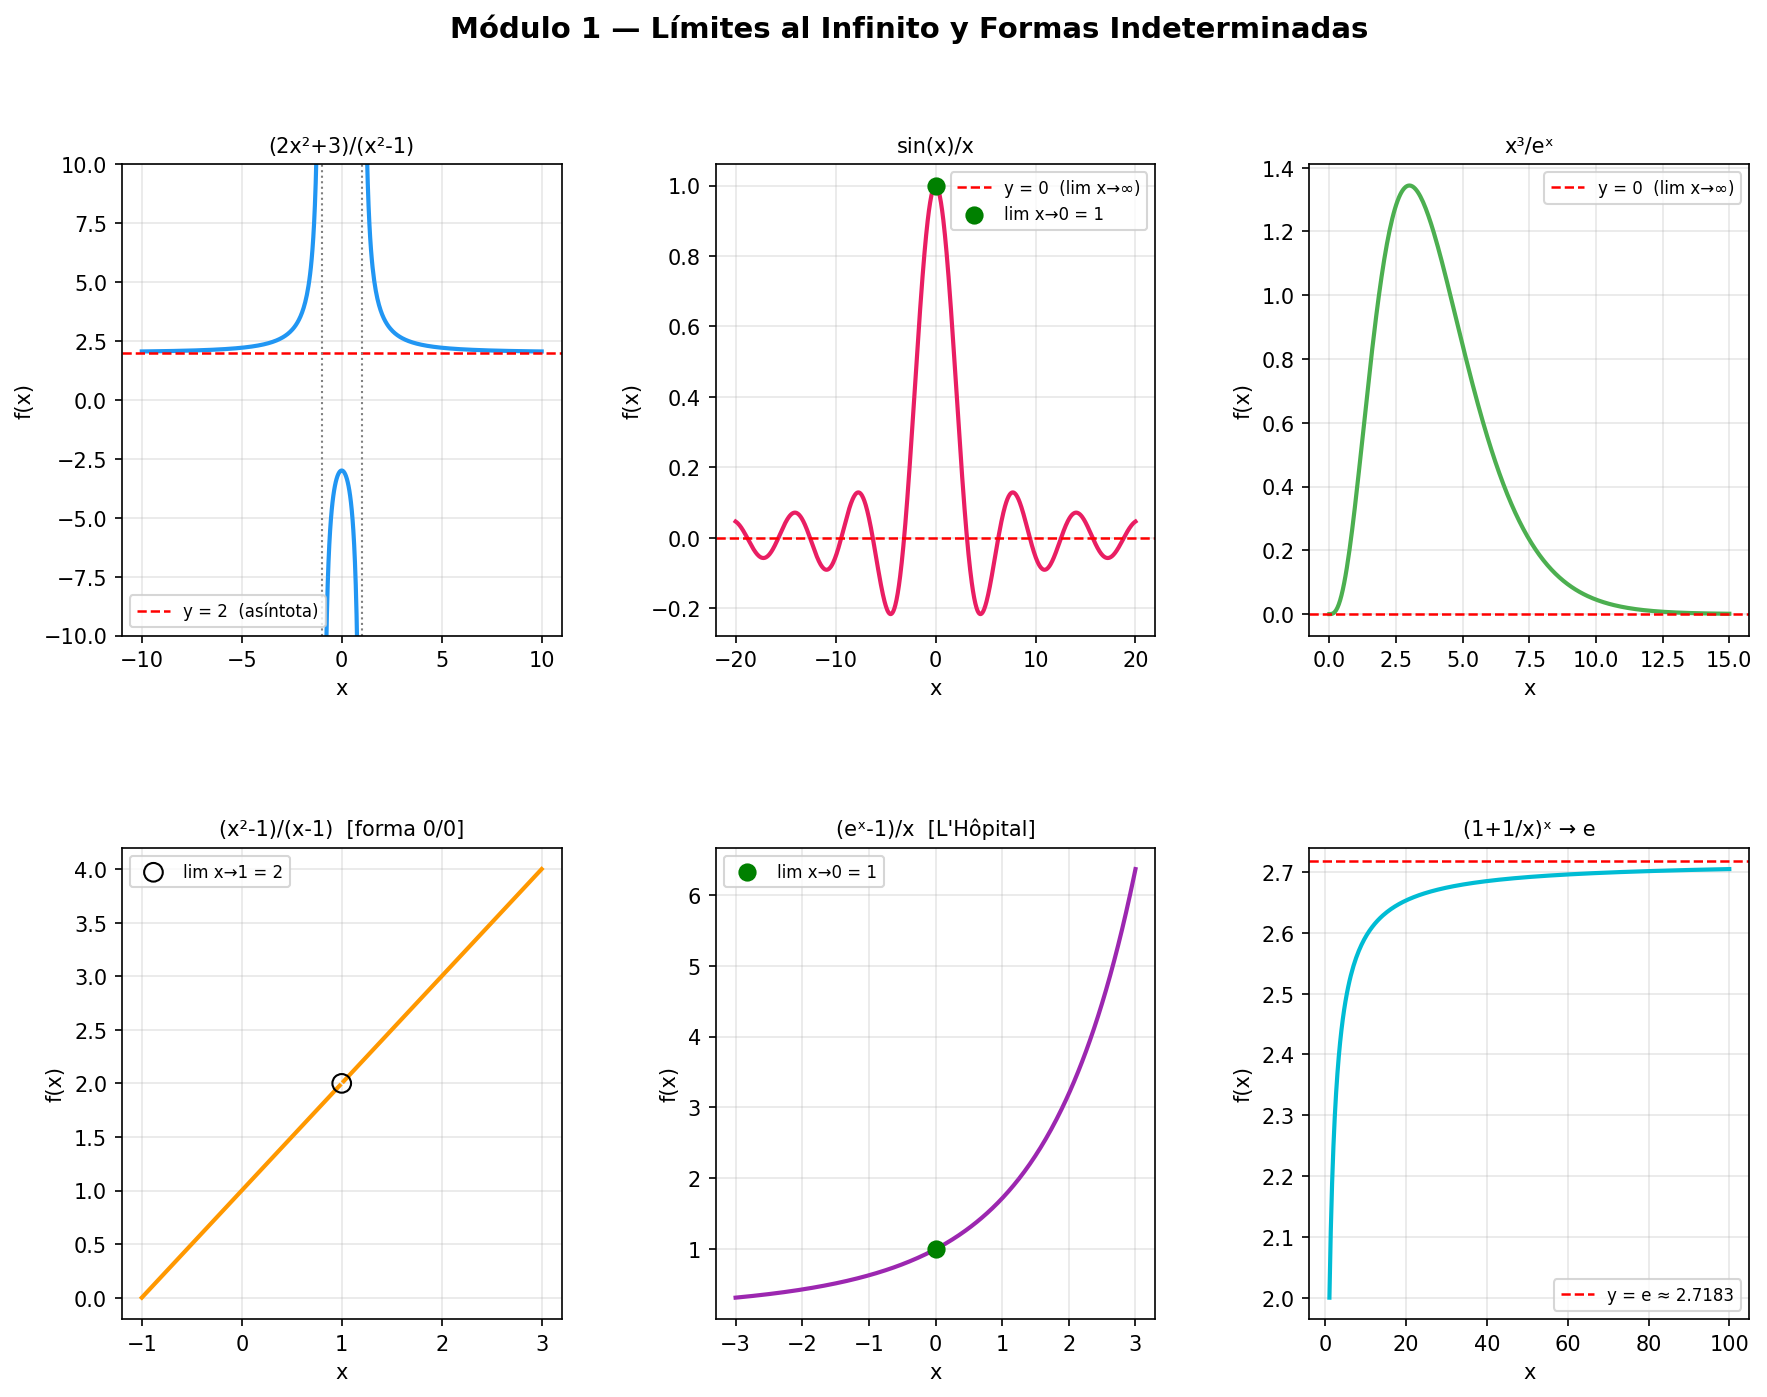

This chart was generated by the following Python code:
"""
Módulo 1 - Límites al Infinito y Formas Indeterminadas
FUN-05 Cálculo Diferencial e Integral | Universidad CENFOTEC

Temas cubiertos:
  - Límites cuando x → ±∞
  - Formas indeterminadas: 0/0, ∞/∞, 0·∞
  - Regla de L'Hôpital (introducción)
  - Asíntotas horizontales y verticales
"""

import numpy as np
import matplotlib.pyplot as plt
import matplotlib.gridspec as gridspec
from sympy import *

x = symbols('x')

# ─────────────────────────────────────────────────────────────
# SECCIÓN 1: Límites al infinito
# ─────────────────────────────────────────────────────────────
print("=" * 60)
print("  LÍMITES AL INFINITO")
print("=" * 60)

funciones_infinito = [
    (1/x,                   "1/x",                  "oo"),
    ((2*x**2 + 3) / (x**2 - 1), "(2x²+3)/(x²-1)", "oo"),
    (sin(x)/x,              "sin(x)/x",             "oo"),
    ((x**3) / exp(x),       "x³/eˣ",                "oo"),
]

for f, nombre, punto in funciones_infinito:
    lim = limit(f, x, oo)
    lim_neg = limit(f, x, -oo)
    print(f"\n  f(x) = {nombre}")
    print(f"    lim x→+∞  f(x) = {lim}")
    print(f"    lim x→-∞  f(x) = {lim_neg}")

# ─────────────────────────────────────────────────────────────
# SECCIÓN 2: Formas indeterminadas — Regla de L'Hôpital
# ─────────────────────────────────────────────────────────────
print("\n" + "=" * 60)
print("  FORMAS INDETERMINADAS — REGLA DE L'HÔPITAL")
print("=" * 60)

casos_lhopital = [
    # (función,        punto,  forma,  nombre)
    (sin(x)/x,        0,      "0/0",  "sin(x)/x  en x→0"),
    ((x**2-1)/(x-1),  1,      "0/0",  "(x²-1)/(x-1)  en x→1"),
    ((exp(x)-1)/x,    0,      "0/0",  "(eˣ-1)/x  en x→0"),
    (x*exp(-x),       oo,     "0·∞",  "x·e⁻ˣ  en x→∞"),
    ((1 + 1/x)**x,    oo,     "1^∞",  "(1+1/x)ˣ  en x→∞"),
]

for f, punto, forma, nombre in casos_lhopital:
    lim = limit(f, x, punto)
    # Detectar si L'Hôpital aplica (numerador/denominador → 0)
    if '/' in str(f):
        num, den = fraction(f)
        val_num = limit(num, x, punto)
        val_den = limit(den, x, punto)
        aplicar = (val_num == 0 and val_den == 0) or \
                  (val_num in [oo, -oo] and val_den in [oo, -oo])
    else:
        aplicar = False

    print(f"\n  Forma {forma}:  f(x) = {nombre}")
    if aplicar:
        num, den = fraction(f)
        dnum = diff(num, x)
        dden = diff(den, x)
        lim2 = limit(dnum/dden, x, punto)
        print(f"    L'Hôpital → f'(x)/g'(x) = {dnum}/{dden}")
        print(f"    lim = {lim2}")
    else:
        print(f"    lim = {lim}")

# ─────────────────────────────────────────────────────────────
# SECCIÓN 3: Visualización
# ─────────────────────────────────────────────────────────────
fig = plt.figure(figsize=(14, 10))
fig.suptitle("Módulo 1 — Límites al Infinito y Formas Indeterminadas",
             fontsize=14, fontweight='bold', y=0.98)

gs = gridspec.GridSpec(2, 3, figure=fig, hspace=0.45, wspace=0.35)

colores = ['#2196F3', '#E91E63', '#4CAF50', '#FF9800', '#9C27B0', '#00BCD4']

# ── Gráfica 1: (2x²+3)/(x²-1) → asíntota horizontal y=2 ──
ax1 = fig.add_subplot(gs[0, 0])
xv = np.linspace(-10, 10, 500)
mask = np.abs(xv**2 - 1) > 0.05
yv = np.where(mask, (2*xv**2 + 3) / (xv**2 - 1), np.nan)
ax1.plot(xv, yv, color=colores[0], lw=2)
ax1.axhline(2, color='red', ls='--', lw=1.2, label='y = 2  (asíntota)')
ax1.axvline(1,  color='gray', ls=':', lw=1)
ax1.axvline(-1, color='gray', ls=':', lw=1)
ax1.set_ylim(-10, 10)
ax1.set_title("(2x²+3)/(x²-1)", fontsize=10)
ax1.legend(fontsize=8)
ax1.set_xlabel("x"); ax1.set_ylabel("f(x)")
ax1.grid(True, alpha=0.3)

# ── Gráfica 2: sin(x)/x → límite en 0 y en ∞ ──
ax2 = fig.add_subplot(gs[0, 1])
xv2 = np.linspace(-20, 20, 1000)
xv2_safe = np.where(xv2 == 0, 1e-10, xv2)
yv2 = np.sin(xv2_safe) / xv2_safe
ax2.plot(xv2, yv2, color=colores[1], lw=2)
ax2.axhline(0, color='red', ls='--', lw=1.2, label='y = 0  (lim x→∞)')
ax2.scatter([0], [1], color='green', zorder=5, s=60, label='lim x→0 = 1')
ax2.set_title("sin(x)/x", fontsize=10)
ax2.legend(fontsize=8)
ax2.set_xlabel("x"); ax2.set_ylabel("f(x)")
ax2.grid(True, alpha=0.3)

# ── Gráfica 3: x³/eˣ → 0 cuando x→∞ ──
ax3 = fig.add_subplot(gs[0, 2])
xv3 = np.linspace(0, 15, 300)
yv3 = xv3**3 / np.exp(xv3)
ax3.plot(xv3, yv3, color=colores[2], lw=2)
ax3.axhline(0, color='red', ls='--', lw=1.2, label='y = 0  (lim x→∞)')
ax3.set_title("x³/eˣ", fontsize=10)
ax3.legend(fontsize=8)
ax3.set_xlabel("x"); ax3.set_ylabel("f(x)")
ax3.grid(True, alpha=0.3)

# ── Gráfica 4: (x²-1)/(x-1) y su límite en x=1 ──
ax4 = fig.add_subplot(gs[1, 0])
xv4 = np.linspace(-1, 3, 300)
mask4 = np.abs(xv4 - 1) > 0.02
yv4 = np.where(mask4, (xv4**2 - 1)/(xv4 - 1), np.nan)
ax4.plot(xv4, yv4, color=colores[3], lw=2)
ax4.scatter([1], [2], facecolors='none', edgecolors='black',
            s=80, zorder=5, label='lim x→1 = 2')
ax4.set_title("(x²-1)/(x-1)  [forma 0/0]", fontsize=10)
ax4.legend(fontsize=8)
ax4.set_xlabel("x"); ax4.set_ylabel("f(x)")
ax4.grid(True, alpha=0.3)

# ── Gráfica 5: (eˣ-1)/x → 1 en x=0 ──
ax5 = fig.add_subplot(gs[1, 1])
xv5 = np.linspace(-3, 3, 300)
xv5_safe = np.where(xv5 == 0, 1e-10, xv5)
yv5 = (np.exp(xv5_safe) - 1) / xv5_safe
ax5.plot(xv5, yv5, color=colores[4], lw=2)
ax5.scatter([0], [1], color='green', zorder=5, s=60, label='lim x→0 = 1')
ax5.set_title("(eˣ-1)/x  [L'Hôpital]", fontsize=10)
ax5.legend(fontsize=8)
ax5.set_xlabel("x"); ax5.set_ylabel("f(x)")
ax5.grid(True, alpha=0.3)

# ── Gráfica 6: (1+1/x)ˣ → e ──
ax6 = fig.add_subplot(gs[1, 2])
xv6 = np.linspace(1, 100, 300)
yv6 = (1 + 1/xv6)**xv6
ax6.plot(xv6, yv6, color=colores[5], lw=2)
ax6.axhline(np.e, color='red', ls='--', lw=1.2, label=f'y = e ≈ {np.e:.4f}')
ax6.set_title("(1+1/x)ˣ → e", fontsize=10)
ax6.legend(fontsize=8)
ax6.set_xlabel("x"); ax6.set_ylabel("f(x)")
ax6.grid(True, alpha=0.3)

plt.savefig("limites_infinito.png", dpi=150, bbox_inches='tight')
plt.show()
print("\n✅  Gráfica guardada: limites_infinito.png")
